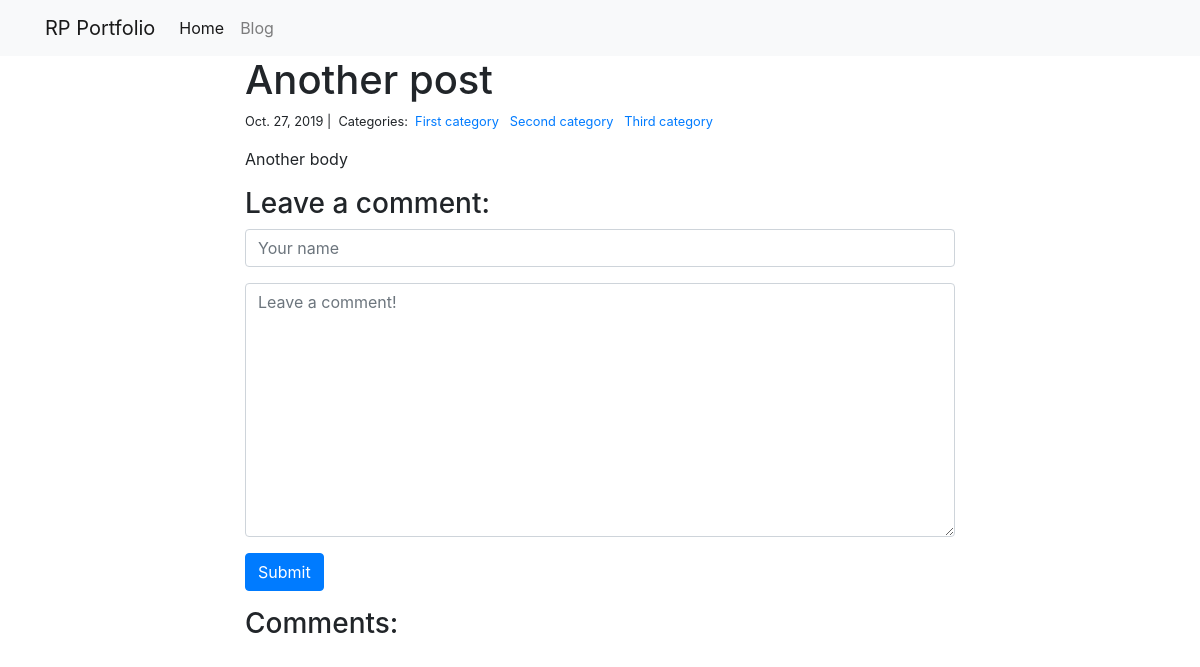
The app's page /blog/2/ with its own data.
### blog/models.py (models this page shows)
class Post(models.Model):
    title = models.CharField(max_length=255)
    body = models.TextField()
    created_on = models.DateTimeField(auto_now_add=True)
    last_modified = models.DateTimeField(auto_now=True)
    categories = models.ManyToManyField(
        "Category", related_name="posts"
    )  # related_name allows categories.post to list of posts with that category

class Category(models.Model):
    name = models.CharField(max_length=20)

### blog/views.py (the view, shortened to what this page needs)
# urls.py: path("<int:pk>/", views.blog_detail, name="blog_detail"),
def blog_detail(request, pk):
    post = Post.objects.get(pk=pk)
    form = CommentForm()
    comments = Comment.objects.filter(post=post)
    context = {"post": post, "comments": comments, "form": form}
    return render(request, "post_detail.html", context)

### blog/forms.py
class CommentForm(forms.Form):
    author = forms.CharField(
        max_length=60,
        widget=forms.TextInput(
            attrs={"class": "form-control", "placeholder": "Your name"}
        ),
    )
    body = forms.CharField(
        widget=forms.Textarea(
            attrs={"class": "form-control", "placeholder": "Leave a comment!"}
        )
    )

### blog/templates/post_detail.html (shortened to what this page needs)
{% extends "base.html" %}
{% block page_content %}
<div class="col-md-8 offset-md-2">
    <h1>{{ post.title }}</h1>
    <small>
        {{ post.created_on.date }} |&nbsp;
        Categories:&nbsp;
        {% for category in post.categories.all %}
        <a href="{% url 'blog_category' category.name %}">
            {{ category.name }}
        </a>&nbsp;
        {% endfor %}
    </small>
    <p>{{ post.body | linebreaks }}</p>
    <h3>Leave a comment:</h3>
    <form action="/blog/{{ post.pk }}/" method="post">
        <div class="form-group">
            {{ form.author }}
        </div>
        <div class="form-group">
            {{ form.body }}
        </div>
        <button type="submit" class="btn btn-primary">Submit</button>
    </form>
    <h3>Comments:</h3>
</div>
{% endblock %}

### records on screen
Post: title "Another post", created_on "Oct. 27, 2019", body "Another body"
Category: name "First category"
Category: name "Second category"
Category: name "Third category"
